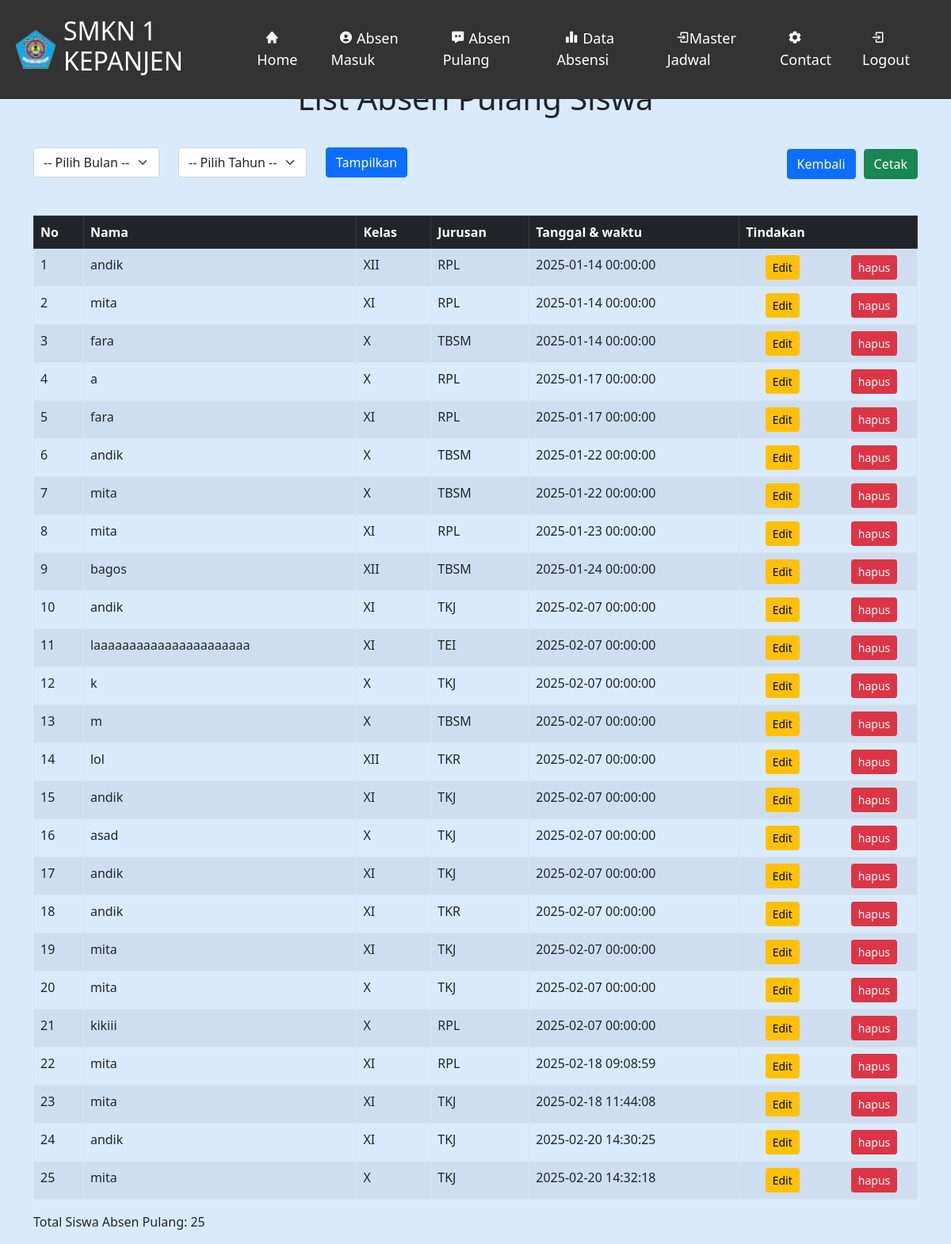
Page /listpulang.php (signed in) on the committed database.
### tables this page shows
CREATE TABLE `tb_pulang` (
  `id` int NOT NULL,
  `nama` varchar(225) NOT NULL,
  `kelas` enum('X','XI','XII') NOT NULL,
  `jurusan` enum('RPL','TKJ','TKR','TBSM','TEI') NOT NULL,
  `tanggal_waktu` datetime NOT NULL
);

### listpulang.php (the view, shortened to what this page needs)
<?php include("conn.php");
?>
<!DOCTYPE html>
<html lang="en">
<head>
  <link href='https://unpkg.com/boxicons@2.1.4/css/boxicons.min.css' rel='stylesheet'>
  <link href="https://cdn.jsdelivr.net/npm/bootstrap@5.0.2/dist/css/bootstrap.min.css" rel="stylesheet"
>
</head>
<body>
    <nav>
    <div class="logo">
      <img src="kanesa.png" width="50px" height="50px">
      <h2>SMKN 1 KEPANJEN</h2>
    </div>
    <ul>
      <li><a href="index.php"><i class='bx bxs-home'></i> Home</a></li>
      <li><a href="absenmasuk.php"><i class='bx bxs-user-circle'></i> Absen Masuk</a></li>
      <li><a href="absenpulang.php"><i class='bx bxs-message-dots'></i> Absen Pulang</a></li>
      <li><a href="datasiswa.php"><i class='bx bxs-bar-chart-alt-2'></i> Data Absensi</a></li>
      <li><a href="setting_jam_kerja.php"><i class='bx bx-log-in'></i>Master Jadwal</a></li>
      <li><a href="contact.php"><i class='bx bxs-cog'></i> Contact</a></li>
      <li><a href="logout.php"><i class='bx bx-log-in'></i> Logout</a></li>
    </ul>
  </nav>
        <header class="form-control">
            <h1>List Absen Pulang Siswa</h1>
        </header>
        <div class="container">
            <div class="button-container">  <a href="datasiswa.php" class="btn btn-primary btn-md">Kembali</a>
                <a href="cetakpulang.php" class="btn btn-success">Cetak</a>
            </div>
            <form method="GET" action="">
                <div class="row mb-3">
                    <div class="col-auto">
                        <select class="form-select" name="bulan">
                            <option value="">-- Pilih Bulan --</option>
                        </select>
                    </div>
                    <div class="col-auto">
                        <select class="form-select" name="tahun">
                            <option value="">-- Pilih Tahun --</option>
                        </select>
                    </div>
                    <div class="col-auto">
                        <button type="submit" class="btn btn-primary">Tampilkan</button>
                    </div>
                </div>
            </form>
            <table class="table table-striped table-hover table-bordered mt-5">
                <thead class="table-dark">
                    <tr>
                        <th>No</th>
                        <th>Nama</th>
                        <th>Kelas</th>
                        <th>Jurusan</th>
                        <th>Tanggal & waktu</th>
                        <th>Tindakan</th>
                    </tr>
                </thead>
                <tbody>
                    <?php
                    $i = 1;
                    $sql = "SELECT * FROM tb_pulang";
                    $query = mysqli_query($conn, $sql);
                    if ($query) {
                        while ($siswa = mysqli_fetch_array($query)):
                            ?>
                            <tr>
                                <td>
                                    <?php echo $i ?>
                                </td>
                                <td>
                                    <?php echo $siswa['nama'] ?>
                                </td>
                                <td>
                                    <?php echo $siswa['kelas'] ?>
                                </td>
                                <td>
                                    <?php echo $siswa['jurusan'] ?>
                                </td>
                                <td>
                                    <?php echo $siswa['tanggal_waktu'] ?>
                                </td>
                                <td>
                                    <div class='row'>
                                        <div class='col d-flex justify-content-center'>
                                            <a href="form-edit-pulang.php?id=<?php echo $siswa['id'] ?>"
                                                class='btn btn-sm btn-warning'>Edit</a>
                                        </div>
                                        <div class='col d-flex justify-content-center'>
                                            <a href="hapuspulang.php?id=<?= $siswa['id']; ?>"
                                                onclick="return confirm('apakah anda yakin?');"
                                                class='btn btn-sm btn-danger'>hapus</a>
                                        </div>
                                    </div>
                                </td>
                            </tr>
                            <?php $i++;
                        endwhile;
                    } else {
                        echo "<tr><td colspan='9'>Error: " . mysqli_error($conn) . "</td></tr>";
                    }
                    ?>
                </tbody>
            </table>
            <p>Total Siswa Absen Pulang:
                <?php echo mysqli_num_rows($query) ?>
            </p>
        </div>
</body>
</html>

### listpulang.php (style rules this page uses)
nav { background-color: #333; color: white; padding: 20px; top:0px; display: flex; justify-content: space-between; align-items: center; position: fixed; width: 100%; z-index: 100; }
nav ul { list-style: none; margin: 10px; padding: 2px; display: flex; }
nav li { margin-left: 20px; font-size: large; }
nav a { color: white; text-decoration: none; padding: 5px 10px; border-radius: 5px; transition: background-color 0.5s ease; }
.logo { display: flex; align-items: center; }
.logo img { margin-right: 10px; }
.button-container { display: flex; justify-content: flex-end; margin-top: 80px; margin-bottom: -40px; }
.button-container .btn { margin-left: 10px; }
.form-control { border: none; background-color: transparent; padding: 0; margin-top: 100px; margin-bottom: 20px; text-align: center; }
.form-control h1 { margin-bottom: -40px; }
body { background-color:#D9EAFD; }

### rows in the picture
tb_pulang: nama "andik", kelas "XII", jurusan "RPL", tanggal_waktu "2025-01-14 00:00:00"
tb_pulang: nama "mita", kelas "XI", jurusan "RPL", tanggal_waktu "2025-01-14 00:00:00"
tb_pulang: nama "fara", kelas "X", jurusan "TBSM", tanggal_waktu "2025-01-14 00:00:00"
tb_pulang: nama "a", kelas "X", jurusan "RPL", tanggal_waktu "2025-01-17 00:00:00"
tb_pulang: nama "fara", kelas "XI", jurusan "RPL", tanggal_waktu "2025-01-17 00:00:00"
tb_pulang: nama "andik", kelas "X", jurusan "TBSM", tanggal_waktu "2025-01-22 00:00:00"
tb_pulang: nama "mita", kelas "X", jurusan "TBSM", tanggal_waktu "2025-01-22 00:00:00"
tb_pulang: nama "mita", kelas "XI", jurusan "RPL", tanggal_waktu "2025-01-23 00:00:00"
tb_pulang: nama "bagos", kelas "XII", jurusan "TBSM", tanggal_waktu "2025-01-24 00:00:00"
tb_pulang: nama "andik", kelas "XI", jurusan "TKJ", tanggal_waktu "2025-02-07 00:00:00"
tb_pulang: nama "laaaaaaaaaaaaaaaaaaaaaa", kelas "XI", jurusan "TEI", tanggal_waktu "2025-02-07 00:00:00"
tb_pulang: nama "k", kelas "X", jurusan "TKJ", tanggal_waktu "2025-02-07 00:00:00"
tb_pulang: nama "m", kelas "X", jurusan "TBSM", tanggal_waktu "2025-02-07 00:00:00"
tb_pulang: nama "lol", kelas "XII", jurusan "TKR", tanggal_waktu "2025-02-07 00:00:00"
tb_pulang: nama "andik", kelas "XI", jurusan "TKJ", tanggal_waktu "2025-02-07 00:00:00"
tb_pulang: nama "asad", kelas "X", jurusan "TKJ", tanggal_waktu "2025-02-07 00:00:00"
tb_pulang: nama "andik", kelas "XI", jurusan "TKJ", tanggal_waktu "2025-02-07 00:00:00"
tb_pulang: nama "andik", kelas "XI", jurusan "TKR", tanggal_waktu "2025-02-07 00:00:00"
tb_pulang: nama "mita", kelas "XI", jurusan "TKJ", tanggal_waktu "2025-02-07 00:00:00"
tb_pulang: nama "mita", kelas "X", jurusan "TKJ", tanggal_waktu "2025-02-07 00:00:00"
tb_pulang: nama "kikiii", kelas "X", jurusan "RPL", tanggal_waktu "2025-02-07 00:00:00"
tb_pulang: nama "mita", kelas "XI", jurusan "RPL", tanggal_waktu "2025-02-18 09:08:59"
tb_pulang: nama "mita", kelas "XI", jurusan "TKJ", tanggal_waktu "2025-02-18 11:44:08"
tb_pulang: nama "andik", kelas "XI", jurusan "TKJ", tanggal_waktu "2025-02-20 14:30:25"
tb_pulang: nama "mita", kelas "X", jurusan "TKJ", tanggal_waktu "2025-02-20 14:32:18"

### other values in the picture
mysqli_num_rows($query) "25"
